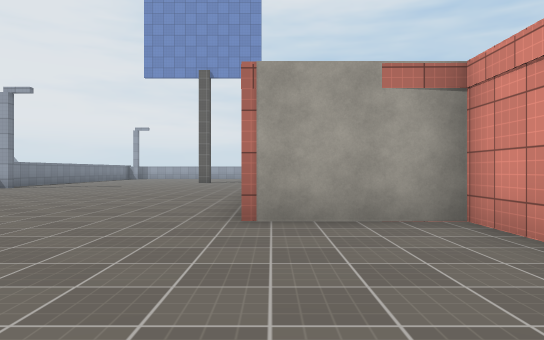
[1] (above)

24 first-person views from a walk through a 3-D level made in the Unity game engine. The camera is 1.2 m above the floor, looks level and sees 70° across. Doors are open. The floor is counted in squares, 2 m on a side. Each view is taken from the middle of a square. On the plan, view 1 faces up. The plan holds only what a view shows up to about 11 squares ahead; the rest is blank. The place goes on beyond the plan. The player character is not drawn. Surface patterns are stand-ins for the level's own textures.

[2]
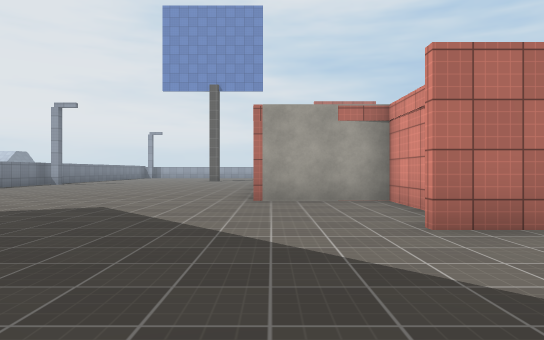

[3]
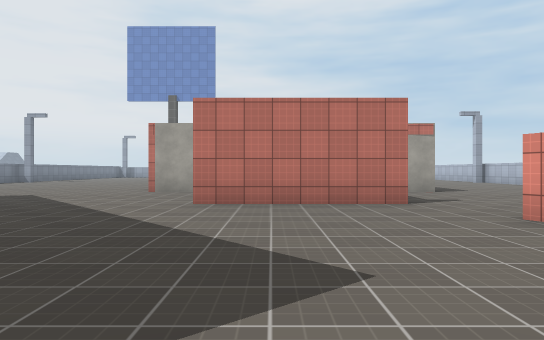

[4]
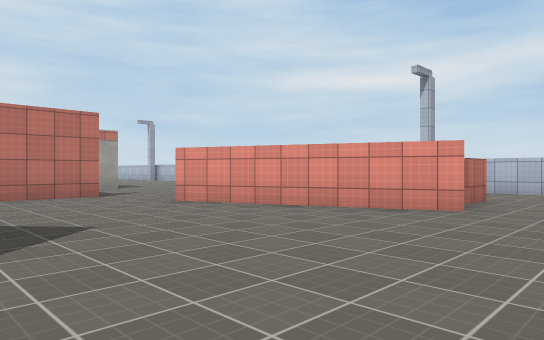

[5]
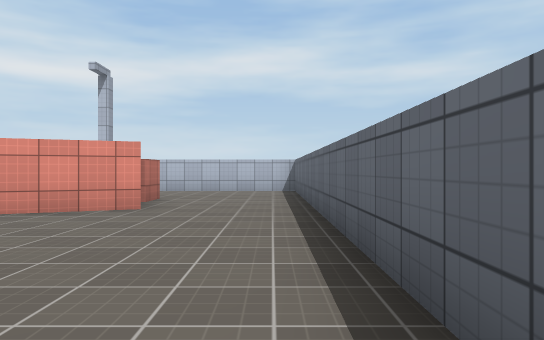

[6]
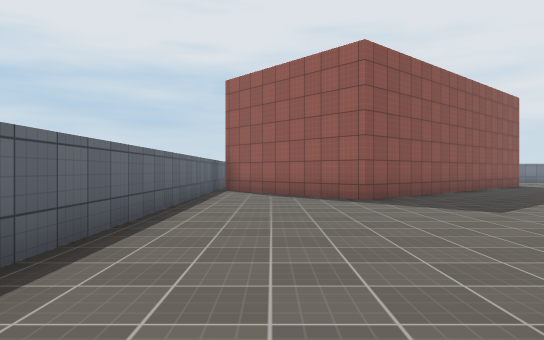

[7]
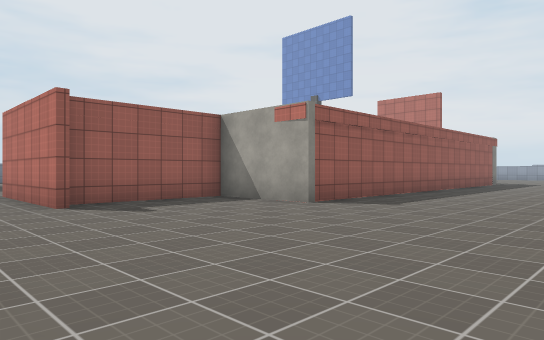

[8]
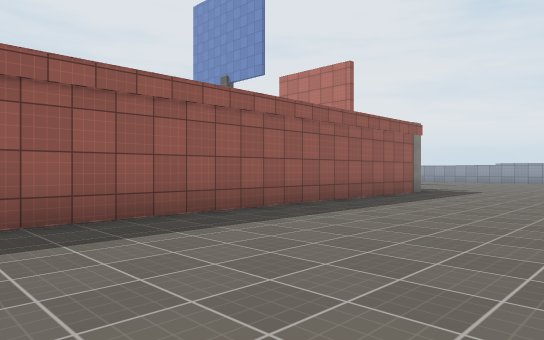

[9]
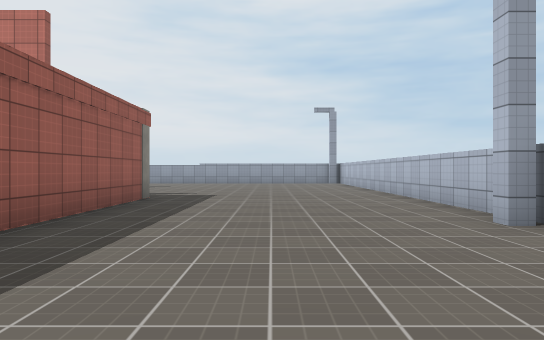

[10]
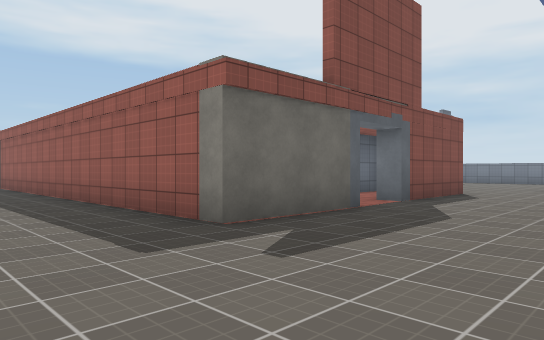

[11]
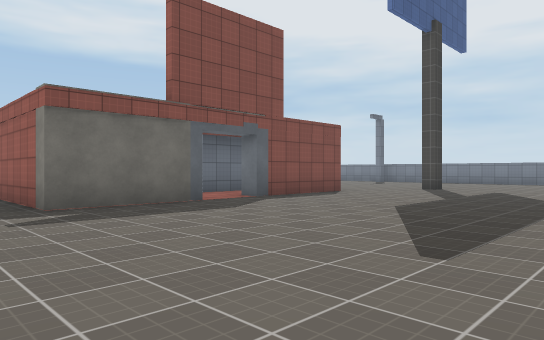

[12]
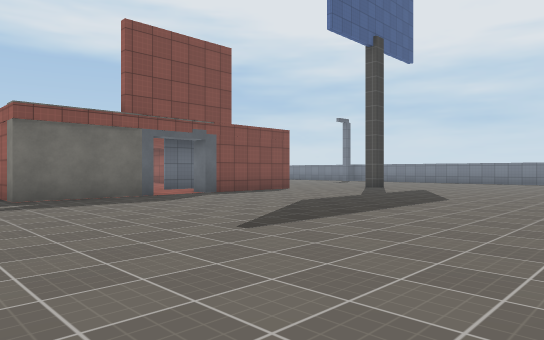

[13]
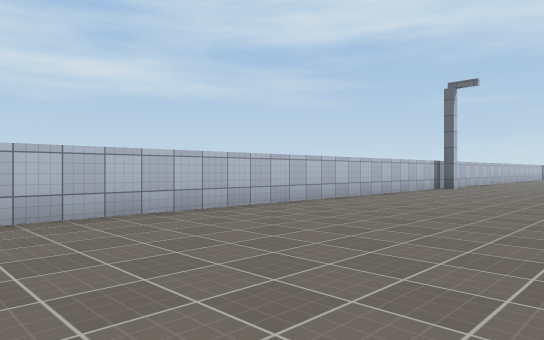

[14]
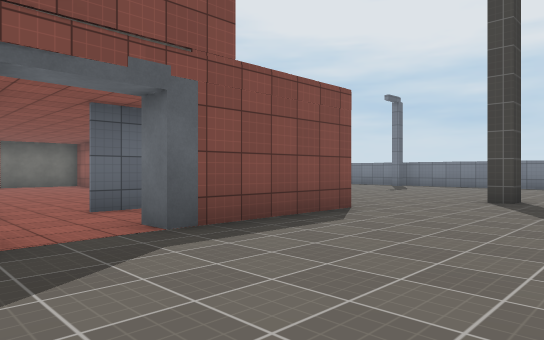

[15]
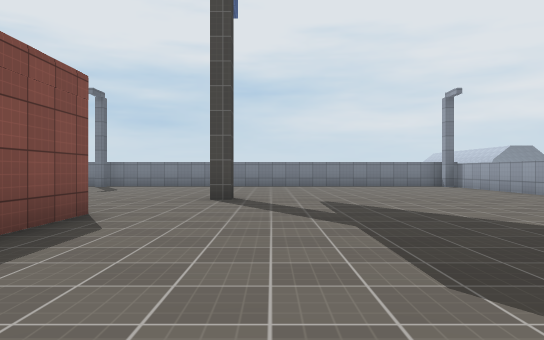

[16]
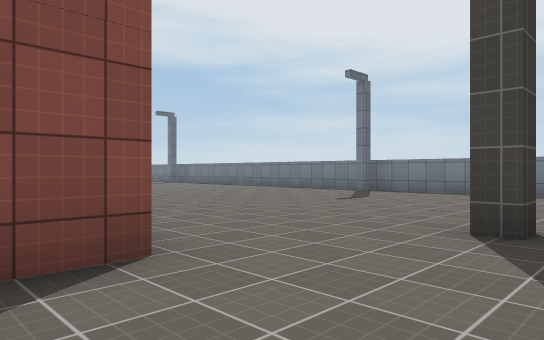

[17]
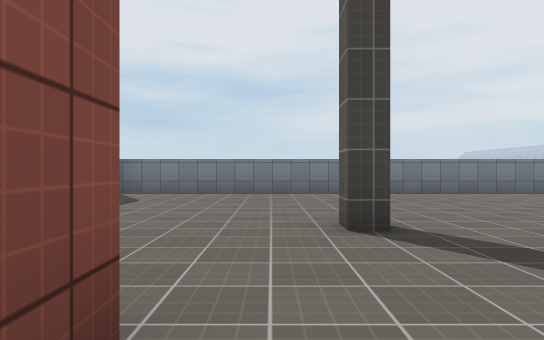

[18]
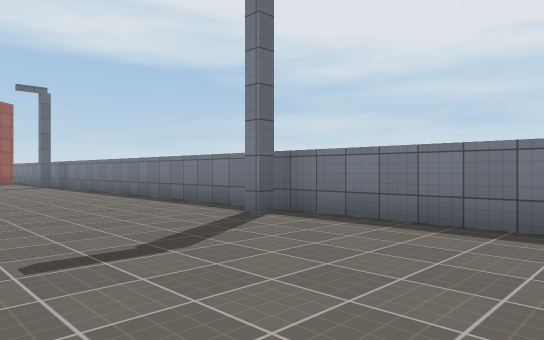

[19]
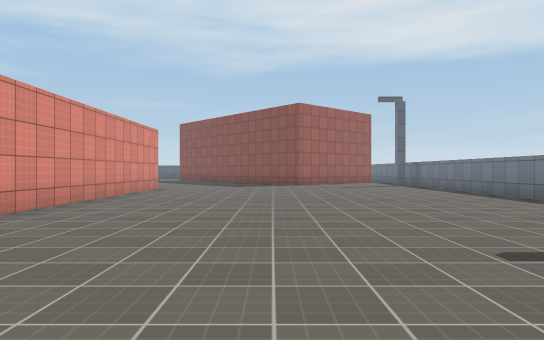

[20]
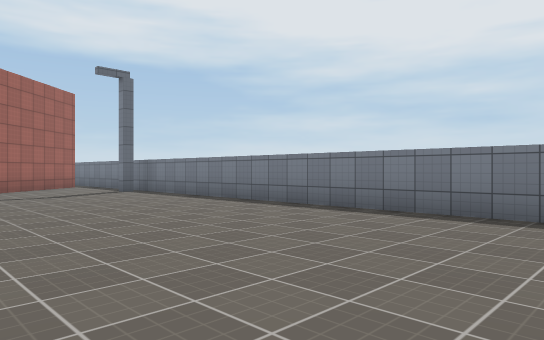

[21]
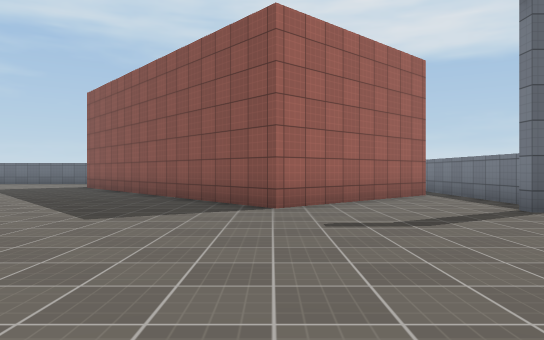

[22]
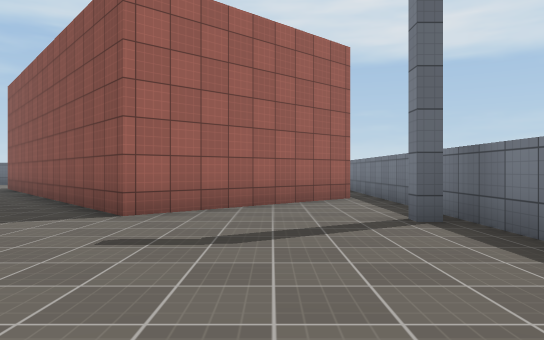

[23]
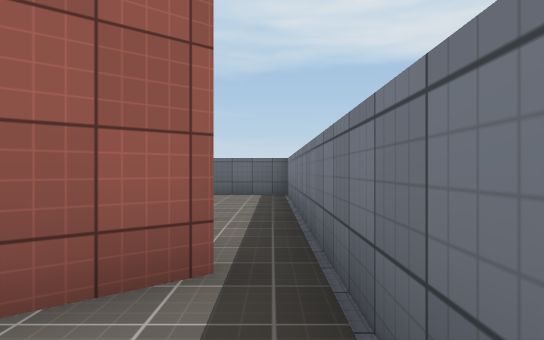

[24]
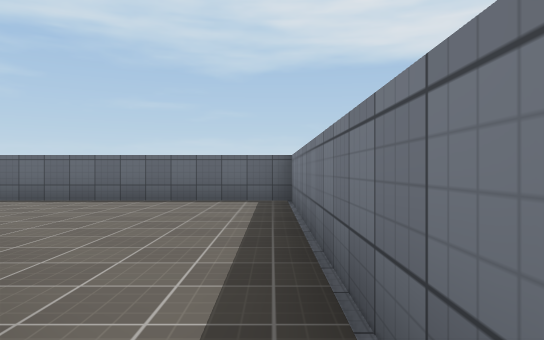

### Floor plan
Points are (right, up) in squares from view 1. A wall is a line through its corners. A room is listed if a view was taken in it or the views show most of it. See-through windows are left out.
Room 1 (views 1, 2, 3, 4, 5, 6, 7, 8, 9, 10, 11, 12, 13, 14, 15, 16, 17, 18, 19, 20, 21, 22, 23, 24)
walls: (-0.4, 6) (-0.4, 11.9); (-0.4, 16.5) (3, 16.5); (2.3, 2.8) (2.3, 4.5) (-0.4, 4.5); (4.4, 16.5) (7.3, 16.5) (7.3, 4.5) (4.8, 4.5) (4.8, 1.2); (-3.4, 18.2) (-2.9, 18.2) (-2.9, 17.8) (-3.4, 17.8); (-8.7, 2.6) (-8.7, 2.1); (5.5, 0.9) (1.5, 0.9); (-8.8, -1.3) (-5.1, 2) (1.3, -5.1) (-2.1, -8.1); (13, 12.2) (13, 24.1); (-4.1, 25.4) (-6, 25.4); (-9.4, 24.4) (-9.4, -2.5); (8, -6.1) (6, -1.2); (-2, -8.7) (12.8, -8.7); (10.2, -5.6) (9.2, -5.6); (13, -6.1) (13, -4.8)
ways out: opening at (-9, -2); opening at (3.5, 16)

Positions as (right, up) in squares from view 1, and headings:
1: (0, 0), facing up
2: (0, -3), facing up
3: (3, -6), facing up
4: (2, -8), facing up-right
5: (2, -8), facing right
6: (9, -7), facing left
7: (12, -1), facing up-left
8: (12, 6), facing up-left
9: (10, 8), facing up
10: (10, 20), facing down-left
11: (9, 23), facing down-left
12: (9, 25), facing down-left
13: (8, 25), facing down-right
14: (5, 20), facing down-left
15: (5, 19), facing left
16: (1, 19), facing down-left
17: (1, 17), facing left
18: (-5, 17), facing down-left
19: (-4, 17), facing down
20: (-4, 13), facing down-left
21: (-5, 8), facing down
22: (-7, 7), facing down
23: (-9, 1), facing down
24: (-9, -1), facing down
